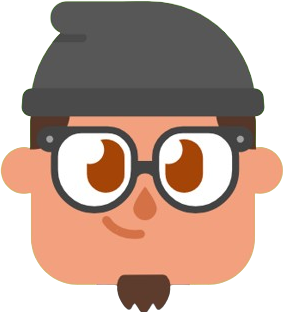
#> input picture gifts/FaizalZahid.png, 284 x 312 px
$ python faizalingo_livestream.py
#> lines starting #> are read from the running program, lines starting #| are printed output that depends on the picture
import cv2
import numpy as np

cap = cv2.VideoCapture(0)
face_cascade = cv2.CascadeClassifier(cv2.data.haarcascades + 'haarcascade_frontalface_default.xml')

effects = [
    # cv2.imread('gifts/2025.png', -1),
    # cv2.imread('gifts/handhearts.png', -1),
    # cv2.imread('gifts/corgi.png', -1),
    # cv2.imread('gifts/FaizalZahid.png', -1),
    # cv2.imread('gifts/heartme.png', -1),
    # cv2.imread('gifts/ramadan kareem.png', -1),
    # cv2.imread('gifts/shiningstarlight.png', -1),
    # cv2.imread('gifts/babyfox.png', -1),
    # cv2.imread('gifts/wau.png', -1),
    # cv2.imread('gifts/music.png', -1),
    # cv2.imread('gifts/nasilemak.png', -1),
    # cv2.imread('gifts/GG.png', -1),
    # cv2.imread('gifts/candycane.png', -1),
    # cv2.imread('gifts/tiktok.png', -1),
    # cv2.imread('gifts/venus.png', -1),
    # cv2.imread('gifts/perfume.png', -1)
    # cv2.imread('gifts/roticanai.png', -1),
    # cv2.imread('gifts/vote.png', -1),
    # cv2.imread('gifts/rose.png', -1),
    # cv2.imread('gifts/dalgona candy.png', -1),
    # cv2.imread('gifts/meowthumbsup.png', -1),
    # cv2.imread('gifts/festburst.png', -1),
    # cv2.imread('gifts/rosa.png', -1),
    # cv2.imread('gifts/feather.png', -1),
    # cv2.imread('gifts/confetti.png', -1),
    # cv2.imread('gifts/fingerheart.png', -1),
    # cv2.imread('gifts/littleghost.png', -1),
    # cv2.imread('gifts/littlecrown.png', -1),
    # cv2.imread('gifts/papercrane.png', -1),
    # cv2.imread('gifts/icecreamcone.png', -1),
    # cv2.imread('gifts/martabak.png', -1),
    # cv2.imread('gifts/cottoncandy.png', -1),
    # cv2.imread('gifts/instantnoodles.png', -1),
    # cv2.imread('gifts/capybara.png', -1),
    # cv2.imread('gifts/cap.png', -1),
    # cv2.imread('gifts/durian.png', -1),
    # cv2.imread('gifts/tgif.png', -1),
    # cv2.imread('gifts/levelup.png', -1)
    # cv2.imread('gifts/cheeryouup.png', -1),
    # cv2.imread('gifts/teambracelet.png', -1),
    ## Add more if you want. Better to separate in a .json file if too many but this is just a demo. Only a few gifts.
]

## 1. If by default, don't want to show face, use overlay_filter(frame, avatar, x, y, w, h) in 4(b) below
avatar = cv2.imread('gifts/FaizalZahid.png', -1)
#> avatar is the input picture: shape (312, 284, 4); mean B, G, R, A 151.3, 163.3, 189.1, 180.7

effects_index = 0
num_effects = len(effects)
frames_per_effect = 1
frame_count = 0

def overlay_filter(frame, effect, x, y, w, h):
    offset = 25
    effect_resized = cv2.resize(effect, (w + 2 * offset, h + 2 * offset))

    overlay_color = effect_resized[:, :, :3]
    overlay_alpha = effect_resized[:, :, 3] / 255.0

    ## 2(a). Resize the filter image to match the size of the face region
    filter_resized = cv2.resize(effect_resized, (w, h))

    ## 2(b). New coordinates and within frame boundaries
    y1, y2 = max(0, y - offset), min(frame.shape[0], y + h + offset)
    x1, x2 = max(0, x - offset), min(frame.shape[1], x + w + offset)

    ## 2(c). Overlay area to match the resized effect
    overlay_y1, overlay_y2 = y1 - (y - offset), y2 - (y - offset)
    overlay_x1, overlay_x2 = x1 - (x - offset), x2 - (x - offset)

    for c in range(0, 3):
        ## 2(d). Alpha blending
        overlay_area = overlay_alpha[overlay_y1:overlay_y2, overlay_x1:overlay_x2]
        frame_area = frame[y1:y2, x1:x2, c]
        overlay_color_area = overlay_color[overlay_y1:overlay_y2, overlay_x1:overlay_x2, c]

        frame[y1:y2, x1:x2, c] = (overlay_area * overlay_color_area + (1 - overlay_area) * frame_area).astype(np.uint8)

while True:
    _, frame = cap.read()
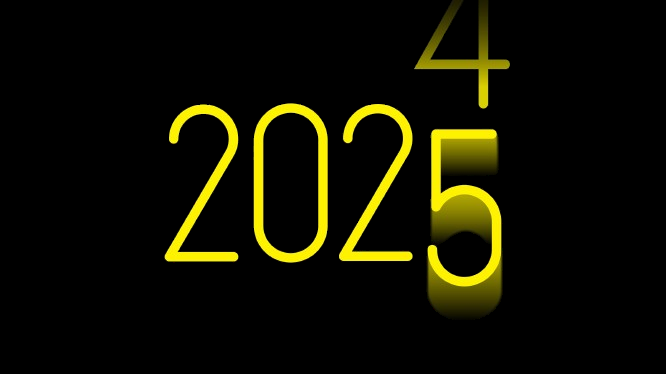
#> input picture gifts/2025.png, 666 x 374 px, given in place of the camera
#> frame is the input picture: shape (374, 666, 3); mean B, G, R 0.9, 15.7, 16.4
    ## 3. Resize for wider resolution (long and many gifter names)
    # resize = cv2.resize(frame, (852, 480))
    gray = cv2.cvtColor(frame, cv2.COLOR_BGR2GRAY)
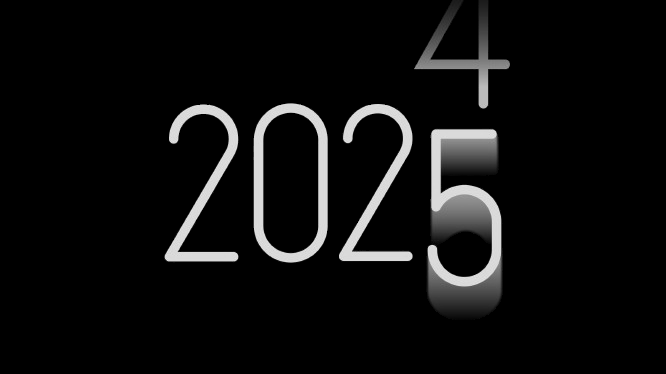
#> gray: shape (374, 666); min 0, max 231, mean 14.2
    faces = face_cascade.detectMultiScale(gray, 1.1, 4)
#> faces = ()

    if len(faces) > 0:
        largest_face = max(faces, key=lambda rect: rect[2] * rect[3])
        (x, y, w, h) = largest_face

        ## 4(a). Comment/uncomment for gifters absent/present
        # cv2.rectangle(frame, (x-210, y-30), (x+180, y+20), (255, 255, 255), -1)
        # cv2.rectangle(resize, (x-210, y+210), (x+420, y+160), (255, 255, 255), -1)
        # cv2.rectangle(frame, (x-210, y+260), (x+420, y+210), (0, 0, 0), -1)

        ## 4(b). Comment/uncomment for gifters absent/present
        # current_effect = effects[effects_index]
        # overlay_filter(frame, current_effect, x, y, w, h)

        ## 4(c). Comment/uncomment for gifters absent/present
        ## 4(d). Above face
        # cv2.putText(frame, 'Thank you Katerina!', (x-200, y+1), cv2.FONT_HERSHEY_SIMPLEX, 1, (0, 0, 0), 2, cv2.LINE_AA)
        # cv2.putText(frame, 'Thank you Katerina!', (x-199, y), cv2.FONT_HERSHEY_SIMPLEX, 1, (133, 53, 29), 2, cv2.LINE_AA)

        ## 4(e). Comment/uncomment for gifters absent/present
        ## 4(f). Below face
        # cv2.putText(resize, 'THANK YOU GOOBER, Kai & Katerina!', (x-200, y+200), cv2.FONT_HERSHEY_SIMPLEX, 1, (0, 0, 0), 2, cv2.LINE_AA)
        # cv2.putText(resize, 'THANK YOU GOOBER, Kai & Katerina!', (x-199, y+201), cv2.FONT_HERSHEY_SIMPLEX, 1, (133, 53, 29), 2, cv2.LINE_AA)

        ## 4(g). Comment/uncomment for gifters absent/present
        ## 4(h). Special subscriber box
        # cv2.putText(frame, 'Thank you Red Curry for subscribing!', (x-200, y+250), cv2.FONT_HERSHEY_SIMPLEX, 1, (255, 255, 255), 2, cv2.LINE_AA)
        # cv2.putText(frame, 'Thank you Red Curry for subscribing!', (x-199, y+251), cv2.FONT_HERSHEY_SIMPLEX, 1, (255, 70, 50), 2, cv2.LINE_AA)

    cv2.imshow('FaizaLingo Livestream', frame)

    ## 4(i). Comment/uncomment for gifters absent/present
    # frame_count += 1
    # if frame_count % frames_per_effect == 0:
    #     effects_index = (effects_index + 1) % num_effects

    if cv2.waitKey(1) & 0xFF == ord('q'):
#> (key q is pressed here)
        break

cap.release()
cv2.destroyAllWindows()

## Thank you for taking interest in this project. Brought to you by House of Hikmah.
